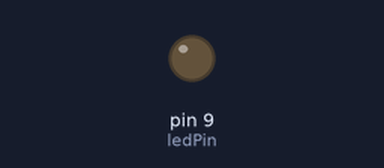
Simulated run of this sketch. Board: Arduino Uno, built with avr-gcc and run on an emulated ATmega328P. On the bench: output pins drawn as LEDs (lit = HIGH).

Above: at 0.05 s.
At 1.2 s:
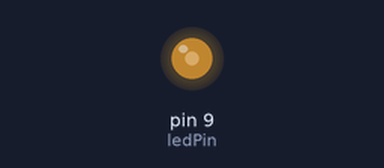
At 2.35 s:
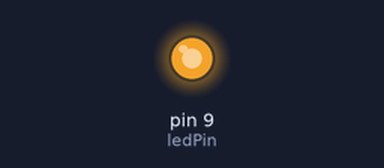
At 4.65 s:
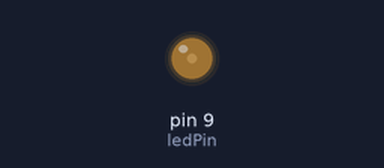
Timing chart, 0 to 6.6 s (numbered marks = the images above):
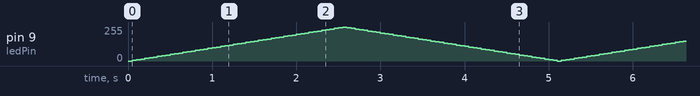

The sketch:

Getting_Back_To_It.ino
```cpp
int ledPin = 9;
int fadeAmount = 5;
int brightness = 0;
void setup() {
  // put your setup code here, to run once:
pinMode(ledPin, OUTPUT);

}

void loop() {
  // put your main code here, to run repeatedly:
analogWrite(ledPin, brightness);
brightness = brightness + fadeAmount;
if(brightness == 255 || brightness == 0){
 fadeAmount = -fadeAmount;
}
delay(50);
}
```
